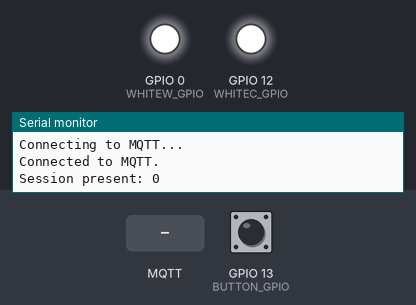
Bench run of a sketch on a simulated ESP8266 (NodeMCU). Shown: output pins drawn as LEDs (lit = HIGH), the last lines printed to the serial monitor. The inputs (shaded band) are chosen by the test bench; at power-on: GPIO 13 (BUTTON_GPIO) HIGH. WiFi joins after 1.5 s; servers stay silent unless stated; EEPROM starts erased; no MQTT or app messages arrive unless stated.

Above: at 2.7 s.
2.8 s: MQTT message "0" arrives on the first subscribed topic
At 3.4 s:
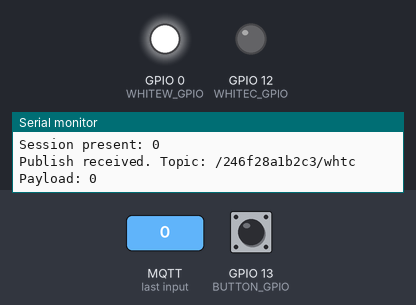
4.3 s: MQTT message "5" arrives on the second subscribed topic
At 4.6 s:
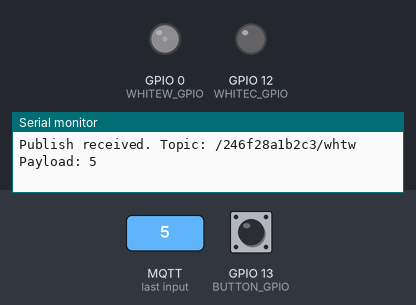
5.8 s: MQTT message "90" arrives on the second subscribed topic
At 6.9 s:
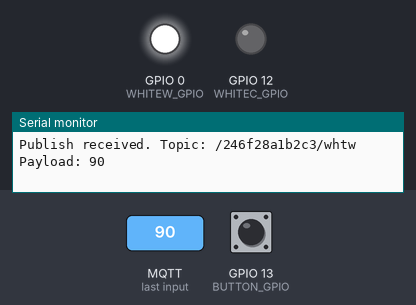
7.3 s: MQTT message "5" arrives on the first subscribed topic
At 8.1 s:
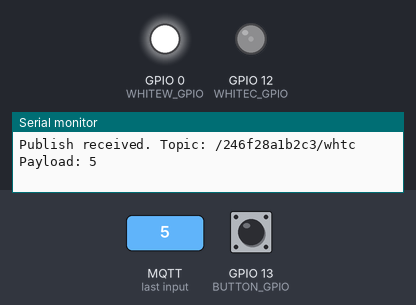
8.8 s: MQTT message "on" arrives on the second subscribed topic
At 9.2 s:
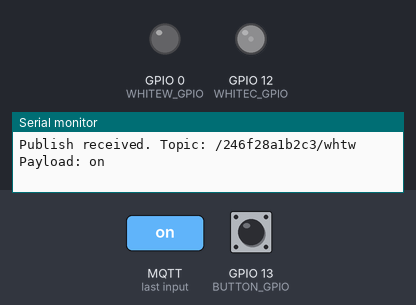
10.3 s: MQTT message "90" arrives on the first subscribed topic
At 11.6 s:
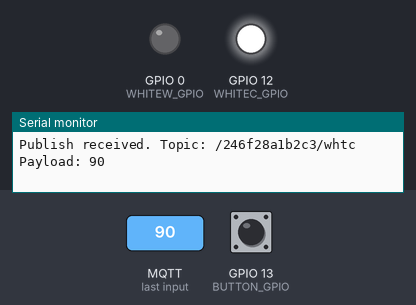
Timing chart, 0 to 12.8 s (numbered marks = the images above; inputs shaded):
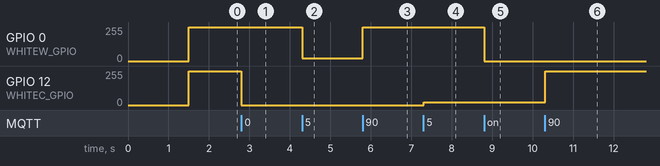

Measured:
- after the input at 2.8 s, GPIO 12 (WHITEC_GPIO): 255/255 → 0/255 at once
- after the input at 4.3 s, GPIO 0 (WHITEW_GPIO): 255/255 → 20/255 at once
- after the input at 5.8 s, GPIO 0 (WHITEW_GPIO): 20/255 → 255/255 at once
- after the input at 7.3 s, GPIO 12 (WHITEC_GPIO): 0/255 → 20/255 at once
- after the input at 8.8 s, GPIO 0 (WHITEW_GPIO): 255/255 → 0/255 at once
- after the input at 10.3 s, GPIO 12 (WHITEC_GPIO): 20/255 → 255/255 at once

The sketch:

MqttWWledController.ino
```cpp
#include <ESP8266WiFi.h>
#include <ESP8266WebServer.h>
#include <WiFiManager.h>
#include <Ticker.h>
#include <AsyncMqttClient.h>
#include <EEPROM.h>

// eeprom
#define MQTT_IP_OFFSET         0
#define MQTT_IP_LENGTH        16
#define MQTT_USER_OFFSET      16
#define MQTT_USER_LENGTH      32
#define MQTT_PASSWORD_OFFSET  48
#define MQTT_PASSWORD_LENGTH  32
#define WHITEC_OFFSET         80
#define WHITEC_LENGTH          1
#define WHITEW_OFFSET         81
#define WHITEW_LENGTH          1

// pins
#define WHITEC_GPIO  12
#define WHITEW_GPIO   0
#define BUTTON_GPIO  13

// access point
#define AP_NAME "ZX-2842"
#define AP_TIMEOUT 300
#define MQTT_PORT 1883

// topics
char topic_whtc[30] = "/";
char topic_whtw[30] = "/";
char topic_whtc_fb[30] = "/";
char topic_whtw_fb[30] = "/";

// channel values
uint8_t whitec = 0x00;
uint8_t whitew = 0x00;
uint8_t whitec_old = 0x00;
uint8_t whitew_old = 0x00;
char whtc_str[4];
char whtw_str[4];

// mqtt
IPAddress mqtt_server;
AsyncMqttClient mqttClient;
Ticker mqttReconnectTimer;

char mqtt_ip_pre[MQTT_IP_LENGTH] = "";
char mqtt_user_pre[MQTT_USER_LENGTH] = "";
char mqtt_password_pre[MQTT_PASSWORD_LENGTH] = "";

char mqtt_ip[MQTT_IP_LENGTH] = "";
char mqtt_user[MQTT_USER_LENGTH] = "";
char mqtt_password[MQTT_PASSWORD_LENGTH] = "";

// wifi
WiFiManager wifiManager;
WiFiEventHandler wifiConnectHandler;
WiFiEventHandler wifiDisconnectHandler;
Ticker wifiReconnectTimer;
char mac_str[13];

String readEEPROM(int offset, int len)
{
    String res = "";
    for (int i = 0; i < len; ++i)
    {
      res += char(EEPROM.read(i + offset));
    }
    return res;
}

void writeEEPROM(int offset, int len, String value)
{
    for (int i = 0; i < len; ++i)
    {
      if (i < value.length()) {
        EEPROM.write(i + offset, value[i]);
      } else {
        EEPROM.write(i + offset, 0x00);
      }
    }
}

void connectToWifi()
{
  Serial.println("Re-Connecting to Wi-Fi...");
  WiFi.setSleepMode(WIFI_NONE_SLEEP);
  WiFi.mode(WIFI_STA);
  WiFi.begin();
}

void onWifiConnect(const WiFiEventStationModeGotIP& event)
{
  Serial.println("Connected to Wi-Fi.");
  connectToMqtt();
}

void onWifiDisconnect(const WiFiEventStationModeDisconnected& event)
{
  Serial.println("Disconnected from Wi-Fi.");
  mqttReconnectTimer.detach(); // ensure we don't reconnect to MQTT while reconnecting to Wi-Fi
  wifiReconnectTimer.once(2, connectToWifi);
}

void connectToMqtt()
{
  Serial.println("Connecting to MQTT...");
  mqttClient.connect();
}

void onMqttConnect(bool sessionPresent)
{
  Serial.println("Connected to MQTT.");
  Serial.print("Session present: ");
  Serial.println(sessionPresent);

  mqttClient.subscribe(topic_whtc, 2);
  mqttClient.subscribe(topic_whtw, 2);

  mqttClient.publish(topic_whtc, 0, true, whtc_str);
  mqttClient.publish(topic_whtw, 0, true, whtw_str);
  mqttClient.publish(topic_whtc_fb, 0, false, whtc_str);
  mqttClient.publish(topic_whtw_fb, 0, false, whtw_str);
}

void onMqttDisconnect(AsyncMqttClientDisconnectReason reason)
{
  Serial.println("Disconnected from MQTT.");

  if (WiFi.isConnected())
  {
    mqttReconnectTimer.once(2, connectToMqtt);
  }
}

void onMqttMessage(char* topic, char* payload, AsyncMqttClientMessageProperties properties, size_t len, size_t index, size_t total)
{
  char pl[7];

  strncpy(pl, payload, 6);
  pl[len] = 0;
  Serial.printf("Publish received. Topic: %s Payload: %s\n", topic, pl);

  if (0 == strcmp(topic, topic_whtc))
  {
    char val[4];

    if (len <= 3)
    {
      strncpy(val, (char*)payload, 3);
      val[len] = 0;
      whitec = (uint8_t)strtol(val, NULL, 10);
      if (whitec != whitec_old)
      {
        analogWrite(WHITEC_GPIO, ((int)whitec) * 4);
        EEPROM.write(WHITEC_OFFSET, whitec);
        EEPROM.commit();
      }

      whitec_old = whitec;
    }
  }

  if (0 == strcmp(topic, topic_whtw))
  {
    char val[4];

    if (len <= 3)
    {
      strncpy(val, (char*)payload, 3);
      val[len] = 0;
      whitew = (uint8_t)strtol(val, NULL, 10);
      if (whitew != whitew_old)
      {
        analogWrite(WHITEW_GPIO, ((int)whitew) * 4);
        EEPROM.write(WHITEW_OFFSET, whitew);
        EEPROM.commit();
      }

      whitew_old = whitew;
    }
  }
}

void setup(void)
{
  uint8_t mac[6];

  // init UART
  Serial.begin(115200);
  Serial.println();
  Serial.println();

  // init EEPROM
  EEPROM.begin(128);

  // init button
  pinMode(BUTTON_GPIO, INPUT);

  // check if button is pressed
  if (LOW == digitalRead(BUTTON_GPIO))
  {
    Serial.println("reset wifi settings and restart.");
    wifiManager.resetSettings();
    delay(1000);
    ESP.restart();
  }

  // init WIFI
  readEEPROM(MQTT_IP_OFFSET, MQTT_IP_LENGTH).toCharArray(mqtt_ip_pre, MQTT_IP_LENGTH);
  readEEPROM(MQTT_USER_OFFSET, MQTT_USER_LENGTH).toCharArray(mqtt_user_pre, MQTT_USER_LENGTH);
  readEEPROM(MQTT_PASSWORD_OFFSET, MQTT_PASSWORD_LENGTH).toCharArray(mqtt_password_pre, MQTT_PASSWORD_LENGTH);

  WiFiManagerParameter custom_mqtt_ip("ip", "MQTT ip", mqtt_ip_pre, MQTT_IP_LENGTH);
  WiFiManagerParameter custom_mqtt_user("user", "MQTT user", mqtt_user_pre, MQTT_USER_LENGTH);
  WiFiManagerParameter custom_mqtt_password("passord", "MQTT password", mqtt_password_pre, MQTT_PASSWORD_LENGTH, "type=\"password\"");

  wifiManager.addParameter(&custom_mqtt_ip);
  wifiManager.addParameter(&custom_mqtt_user);
  wifiManager.addParameter(&custom_mqtt_password);

  WiFi.setSleepMode(WIFI_NONE_SLEEP);
  wifiManager.setConfigPortalTimeout(AP_TIMEOUT);
  wifiManager.setAPStaticIPConfig(IPAddress(192,168,1,1), IPAddress(192,168,1,1), IPAddress(255,255,255,0));
  if (!wifiManager.autoConnect(AP_NAME))
  {
    Serial.println("failed to connect and restart.");
    delay(1000);
    // restart and try again
    ESP.restart();
  }

  strcpy(mqtt_ip, custom_mqtt_ip.getValue());
  strcpy(mqtt_user, custom_mqtt_user.getValue());
  strcpy(mqtt_password, custom_mqtt_password.getValue());

  if ((0 != strcmp(mqtt_ip, mqtt_ip_pre)) ||
      (0 != strcmp(mqtt_user, mqtt_user_pre)) ||
      (0 != strcmp(mqtt_password, mqtt_password_pre)))
  {
    Serial.println("Parameters changed, need to update EEPROM.");
    writeEEPROM(MQTT_IP_OFFSET, MQTT_IP_LENGTH, mqtt_ip);
    writeEEPROM(MQTT_USER_OFFSET, MQTT_USER_LENGTH, mqtt_user);
    writeEEPROM(MQTT_PASSWORD_OFFSET, MQTT_PASSWORD_LENGTH, mqtt_password);

    EEPROM.commit();
  }

  wifiConnectHandler = WiFi.onStationModeGotIP(onWifiConnect);
  wifiDisconnectHandler = WiFi.onStationModeDisconnected(onWifiDisconnect);

  // construct MQTT topics with MAC
  WiFi.macAddress(mac);
  sprintf(mac_str, "%02x%02x%02x%02x%02x%02x", mac[0], mac[1], mac[2], mac[3], mac[4], mac[5]);

  strcat(topic_whtc, mac_str);
  strcat(topic_whtc, "/whtc");
  strcat(topic_whtw, mac_str);
  strcat(topic_whtw, "/whtw");
  strcat(topic_whtc_fb, mac_str);
  strcat(topic_whtc_fb, "/whtc_fb");
  strcat(topic_whtw_fb, mac_str);
  strcat(topic_whtw_fb, "/whtw_fb");

  // read stored channels
  whitec = EEPROM.read(WHITEC_OFFSET);
  whitew = EEPROM.read(WHITEW_OFFSET);
  whitec_old = whitec;
  whitew_old = whitew;

  // set PWM channels
  sprintf(whtc_str, "%d", whitec);
  sprintf(whtw_str, "%d", whitew);
  analogWrite(WHITEC_GPIO, ((int)whitec) * 4);
  analogWrite(WHITEW_GPIO, ((int)whitew) * 4);

  if (mqtt_server.fromString(mqtt_ip))
  {
    char mqtt_id[30] = AP_NAME;

    strcat(mqtt_id, "-");
    strcat(mqtt_id, mac_str);
    mqttClient.onConnect(onMqttConnect);
    mqttClient.onDisconnect(onMqttDisconnect);
    mqttClient.onMessage(onMqttMessage);
    mqttClient.setServer(mqtt_server, MQTT_PORT);
    mqttClient.setCredentials(mqtt_user, mqtt_password);
    mqttClient.setClientId(mqtt_id);

    connectToMqtt();
  }
  else
  {
    Serial.println("invalid MQTT Broker IP.");
  }
}

void loop(void)
{

}
```
